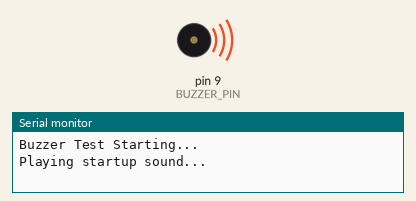
Recording of a sketch running on a simulated Arduino Uno, built with avr-gcc and run on an emulated ATmega328P. Parts: buzzer (waves = sounding), the last lines printed to the serial monitor.

Above: at 0.9 s.
At 3.7 s:
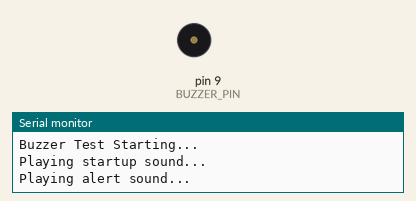
Timing chart, 0 to 6.2 s (numbered marks = the images above):
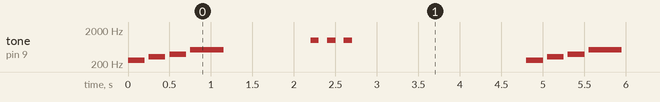

Measured:
- by itself, tone on pin 9 (BUZZER_PIN): repeats every 4.8 s: silent 0.05 s, 330 Hz 0.20 s, silent 0.05 s, 392 Hz 0.20 s, silent 0.05 s, 523 Hz 0.40 s, silent 1.1 s, 2 × (1000 Hz 0.10 s, silent 0.10 s), 1000 Hz 0.10 s, silent 2.1 s, 262 Hz 0.20 s

The sketch:

Day12_Buzzer.ino
```cpp
/* ###########################################################
   ###   30 DAYS LOST IN SPACE - INVENTR.IO                 ###
   ###   DAY 12: BUZZER - Audio feedback with tone()        ###
   ###   Learn frequency control and musical notes          ###
   ###   Last Updated: 30-12-2024                           ###
   ########################################################### */

/* ###########################################################
   ###   1. Pin Definitions                                 ###
   ########################################################### */

const int BUZZER_PIN = 9;

/* ###########################################################
   ###   2. Note Frequency Definitions                      ###
   ########################################################### */

#define NOTE_C4 262
#define NOTE_D4 294
#define NOTE_E4 330
#define NOTE_F4 349
#define NOTE_G4 392
#define NOTE_A4 440
#define NOTE_B4 494
#define NOTE_C5 523

/* ###########################################################
   ###   3. Setup Function                                  ###
   ########################################################### */

void setup() {
  pinMode(BUZZER_PIN, OUTPUT);
  Serial.begin(9600);
  Serial.println("Buzzer Test Starting...");
}

/* ###########################################################
   ###   4. Helper Functions                                ###
   ########################################################### */

void playTone(int frequency, int duration) {
  tone(BUZZER_PIN, frequency, duration);
  delay(duration + 50);
}

void playStartupSound() {
  playTone(NOTE_C4, 200);
  playTone(NOTE_E4, 200);
  playTone(NOTE_G4, 200);
  playTone(NOTE_C5, 400);
}

void playAlertSound() {
  for (int i = 0; i < 3; i++) {
    tone(BUZZER_PIN, 1000, 100);
    delay(200);
  }
}

/* ###########################################################
   ###   5. Main Loop                                       ###
   ########################################################### */

void loop() {
  Serial.println("Playing startup sound...");
  playStartupSound();
  delay(1000);

  Serial.println("Playing alert sound...");
  playAlertSound();
  delay(2000);
}

/* ###########################################################
   ###           END OF DAY 12 - BUZZER                     ###
   ########################################################### */
```
